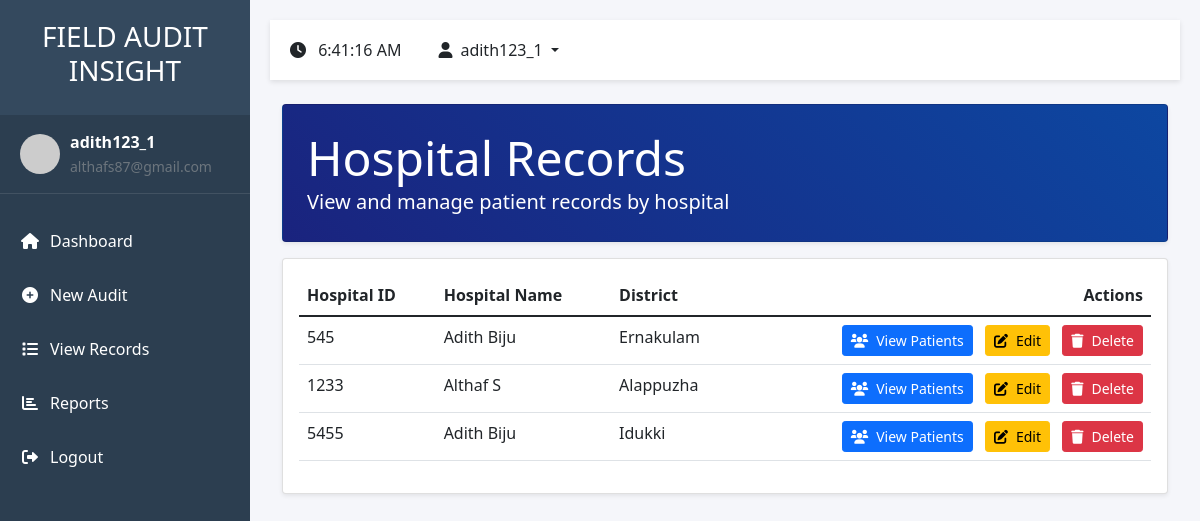
Page /audit/hospitals/ (signed in) on the committed database.
### audit/models.py (models this page shows, shortened)
class FieldAudit(models.Model):
    STATUS_CHOICES = [
        ('Pending', 'Pending'),
        ('In Progress', 'In Progress'),
        ('Completed', 'Completed'),
    ]
    EHCP_TYPES = [
        ('Public', 'Public'),
        ('Private', 'Private'),
    ]
    district = models.ForeignKey(District, on_delete=models.PROTECT)
    hospital_id = models.CharField(max_length=50)
    ehcp_name = models.CharField(max_length=200)
    ehcp_type = models.CharField(max_length=10, choices=EHCP_TYPES)
    auditor_name = models.CharField(max_length=100)
    designation = models.CharField(max_length=100)
    visit_date = models.DateField()
    visit_time = models.TimeField()
    current_location = models.CharField(max_length=200)
    latitude = models.DecimalField(max_digits=9, decimal_places=6, null=True, blank=True)
    longitude = models.DecimalField(max_digits=9, decimal_places=6, null=True, blank=True)
    ekgp_patients = models.IntegerField(default=0)
    pmjay_patients = models.IntegerField(default=0)
    beneficiaries = models.IntegerField(default=0)
    findings_type = models.CharField(
        max_length=50,
        choices=[
            ('audit_findings', 'AUDIT FINDINGS'),
            ('hnqa_related', 'HNQA RELATED'),
            ('other_fraudulent_activities', 'ANY OTHER FRAUDULENT ACTIVITIES')
        ],
        null=True,
        blank=True,
        default=None
    )
    audit_findings_value = models.CharField(max_length=3, choices=[('Yes', 'Yes'), ('No', 'No')], null=True, blank=True)
    finding_type = models.CharField(max_length=50, null=True, blank=True)
    abuse_type = models.CharField(max_length=50, null=True, blank=True)
    oope_type = models.CharField(max_length=50, null=True, blank=True)
    hnqa_value = models.CharField(max_length=3, choices=[('Yes', 'Yes'), ('No', 'No')], null=True, blank=True)
    hnqa_type = models.CharField(max_length=50, null=True, blank=True)
    infrastructure_type = models.CharField(max_length=50, null=True, blank=True)
    hr_type = models.CharField(max_length=50, null=True, blank=True)
    services_type = models.CharField(max_length=50, null=True, blank=True)
    fraudulent_value = models.CharField(max_length=3, choices=[('Yes', 'Yes'), ('No', 'No')], null=True, blank=True)
    fraudulent_type = models.CharField(max_length=100, null=True, blank=True)
    signature = models.TextField(null=True, blank=True)  # Store base64 signature data
    photos = models.JSONField(null=True, blank=True)  # Store list of photo paths
    infrastructure_score = models.IntegerField(default=0)
    service_score = models.IntegerField(default=0)
    documentation_score = models.IntegerField(default=0)
    feedback_score = models.IntegerField(default=0)
    status = models.CharField(max_length=20, choices=STATUS_CHOICES, default='Pending')
    observations = models.TextField(blank=True)
    recommendations = models.TextField(blank=True)
    created_at = models.DateTimeField(auto_now_add=True)
    updated_at = models.DateTimeField(auto_now=True)
    class Meta:
        ordering = ['-visit_date', 'ehcp_name']

### audit/views.py (the view)
# urls.py: path('audit/hospitals/', views.hospital_records, name='hospital_records'),
@login_required
def hospital_records(request):
    hospitals = FieldAudit.objects.values('hospital_id', 'ehcp_name', 'district__name').distinct()
    context = {
        'hospitals': hospitals,
    }
    return render(request, 'audit/hospital_records.html', context)

### audit/templates/audit/hospital_records.html (shortened to what this page needs)
{% extends 'audit/base.html' %}
{% load static %}
{% block content %}
<div class="container-fluid">
    <div class="card bg-gradient-primary text-white mb-3">
        <div class="card-body p-4">
            <div class="d-flex justify-content-between align-items-center">
                <div>
                    <h1 class="display-5 mb-0">Hospital Records</h1>
                    <p class="lead mb-0">View and manage patient records by hospital</p>
                </div>
            </div>
        </div>
    </div>
    <div class="card">
        <div class="card-body">
            <div class="table-responsive">
                <table class="table table-hover">
                    <thead>
                        <tr>
                            <th>Hospital ID</th>
                            <th>Hospital Name</th>
                            <th>District</th>
                            <th class="text-end">Actions</th>
                        </tr>
                    </thead>
                    <tbody>
                        {% for hospital in hospitals %}
                        <tr>
                            <td>{{ hospital.hospital_id }}</td>
                            <td>{{ hospital.ehcp_name }}</td>
                            <td>{{ hospital.district__name }}</td>
                            <td class="text-end">
                                <a href="{% url 'hospital_patients' hospital_id=hospital.hospital_id %}"
                                   class="btn btn-primary btn-sm">
                                    <i class="fas fa-users me-2"></i>View Patients
                                </a>
                                <button onclick="editRecord('{{ hospital.hospital_id }}')"
                                        class="btn btn-warning btn-sm ms-2">
                                    <i class="fas fa-edit me-2"></i>Edit
                                </button>
                                <button onclick="deleteRecord('{{ hospital.hospital_id }}')"
                                        class="btn btn-danger btn-sm ms-2">
                                    <i class="fas fa-trash me-2"></i>Delete
                                </button>
                            </td>
                        </tr>
                        {% empty %}
                        <tr>
                            <td colspan="4" class="text-center py-4">
                                <p class="text-muted mb-0">No hospitals found</p>
                            </td>
                        </tr>
                        {% endfor %}
                    </tbody>
                </table>
            </div>
        </div>
    </div>
</div>
{% endblock %}

### audit/templates/audit/base.html (shortened to what this page needs)
<!DOCTYPE html>
<html lang="en">
<head>
    <link href="https://cdn.jsdelivr.net/npm/bootstrap@5.1.3/dist/css/bootstrap.min.css" rel="stylesheet">
    <link href="https://cdnjs.cloudflare.com/ajax/libs/font-awesome/6.0.0/css/all.min.css" rel="stylesheet">
</head>
<body>
    <nav id="sidebar">
        <div class="sidebar-header">
            <h3>FIELD AUDIT INSIGHT</h3>
        </div>
        {% if user.is_authenticated %}
        <div class="user-profile">
            <img src="https://ui-avatars.com/api/?name={{ user.username }}&background=random" alt="Profile">
            <div>
                <div class="fw-bold">{{ user.username }}</div>
                <small class="text-muted">{{ user.email }}</small>
            </div>
        </div>
        {% endif %}
        <ul class="list-unstyled components">
            <li class="{% if request.path == '/' %}active{% endif %}">
                <a href="{% url 'home' %}">
                    <i class="fas fa-home"></i>Dashboard
                </a>
            </li>
            {% if user.is_authenticated %}
            <li class="{% if 'audit/new' in request.path %}active{% endif %}">
                <a href="{% url 'audit_form' %}">
                    <i class="fas fa-plus-circle"></i>New Audit
                </a>
            </li>
            <li class="{% if 'records' in request.path %}active{% endif %}">
                <a href="{% url 'view_records' %}">
                    <i class="fas fa-list"></i>View Records
                </a>
            </li>
            <li class="{% if 'report' in request.path %}active{% endif %}">
                <a href="{% url 'report' %}">
                    <i class="fas fa-chart-bar"></i>Reports
                </a>
            </li>
            <li>
                <a href="{% url 'logout' %}">
                    <i class="fas fa-sign-out-alt"></i>Logout
                </a>
            </li>
            {% else %}
            <li class="{% if 'login' in request.path %}active{% endif %}">
                <a href="{% url 'login' %}">
                    <i class="fas fa-sign-in-alt"></i>Login
                </a>
            </li>
            {% endif %}
        </ul>
    </nav>
    <div id="content">
        <div class="top-header mb-4">
            <div class="d-flex align-items-center">
                <div class="me-3">
                    <i class="fas fa-clock me-2"></i>
                    <span id="currentTime"></span>
                </div>
                {% if user.is_authenticated %}
                <div class="dropdown">
                    <button class="btn btn-custom dropdown-toggle" type="button" id="userDropdown" data-bs-toggle="dropdown">
                        <i class="fas fa-user me-2"></i>{{ user.username }}
                    </button>
                </div>
                {% endif %}
            </div>
        </div>
        <div class="fade-in">
            {% block content %}{% endblock %}
        </div>
    </div>
</body>
</html>

### audit/templates/audit/base.html (style rules this page uses)
:root { --sidebar-width: 250px; --header-height: 60px; --primary-color: #2c3e50; --secondary-color: #34495e; --accent-color: #3498db; }
body { font-family: 'Segoe UI', Tahoma, Geneva, Verdana, sans-serif; background-color: #f5f6fa; overflow-x: hidden; }
#sidebar { position: fixed; width: var(--sidebar-width); height: 100vh; background: var(--primary-color); color: white; transition: all 0.3s; z-index: 1000; }
#sidebar .sidebar-header { padding: 20px; background: var(--secondary-color); text-align: center; }
#sidebar ul.components { padding: 20px 0; }
#sidebar ul li a { padding: 15px 20px; display: block; color: white; text-decoration: none; transition: all 0.3s; }
#sidebar ul li a i { margin-right: 10px; width: 20px; text-align: center; }
#content { margin-left: var(--sidebar-width); padding: 20px; min-height: 100vh; transition: all 0.3s; }
.top-header { height: var(--header-height); background: white; box-shadow: 0 2px 5px rgba(0,0,0,0.1); padding: 0 20px; display: flex; align-items: center; justify-content: space-between; position: sticky; top: 0; z-index: 900; }
.btn-custom { padding: 10px 20px; border-radius: 5px; font-weight: 500; transition: all 0.3s; }
.user-profile { display: flex; align-items: center; padding: 15px 20px; border-bottom: 1px solid rgba(255,255,255,0.1); }
.user-profile img { width: 40px; height: 40px; border-radius: 50%; margin-right: 10px; }
.fade-in { animation: fadeIn 0.5s ease-in; }

### audit/templates/audit/hospital_records.html (style rules this page uses)
.bg-gradient-primary { background: linear-gradient(45deg, #1a237e, #0d47a1); }
.card { box-shadow: 0 0.125rem 0.25rem rgba(0, 0, 0, 0.075); margin-bottom: 1.5rem; }

### rows in the picture
FieldAudit: hospital_id "545", ehcp_name "Adith Biju", district__name "Ernakulam"
FieldAudit: hospital_id "1233", ehcp_name "Althaf S", district__name "Alappuzha"
FieldAudit: hospital_id "5455", ehcp_name "Adith Biju", district__name "Idukki"

### other values in the picture
{{ user.username }} "adith123_1"
{{ user.email }} "althafs87@gmail.com"
